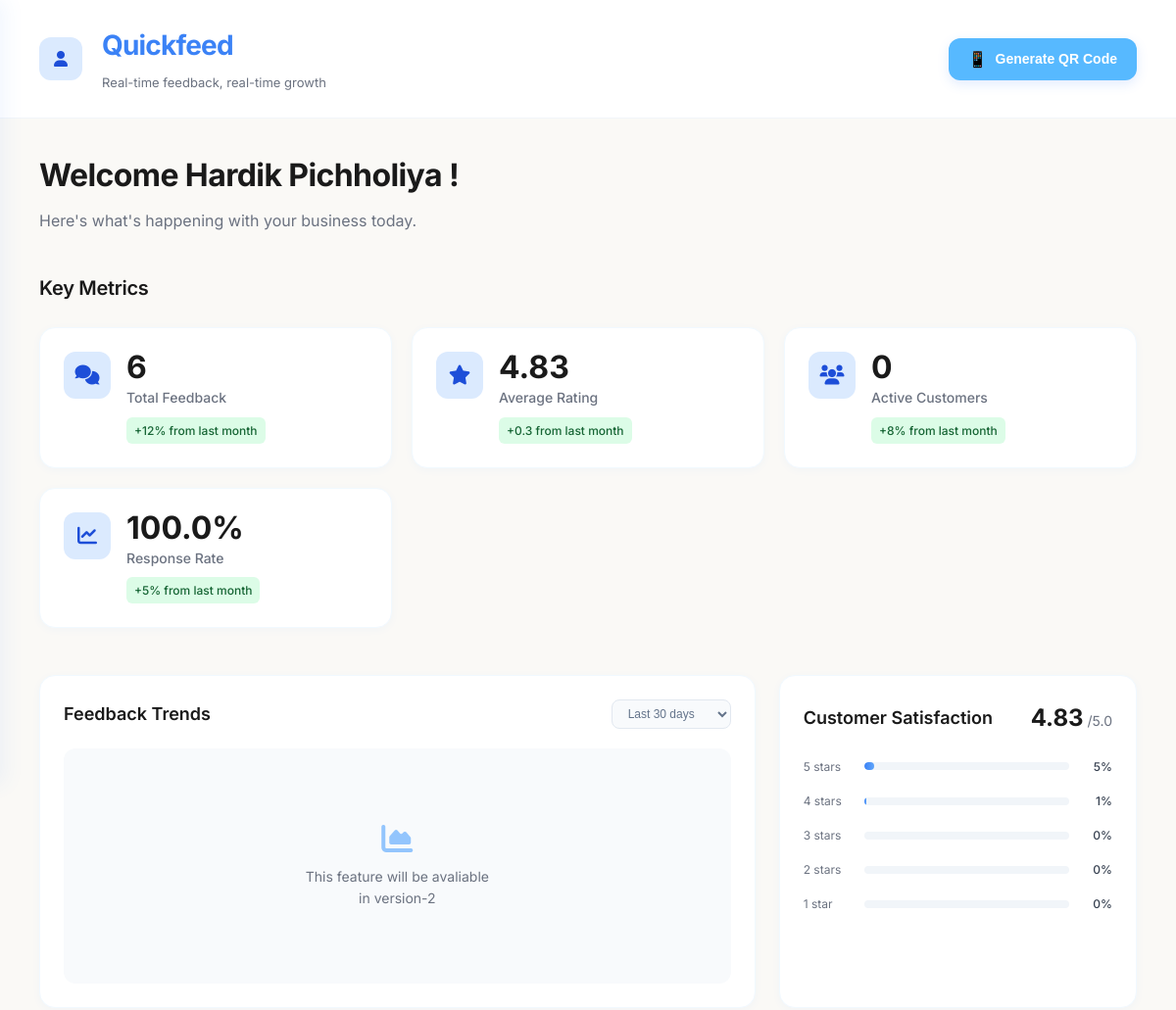
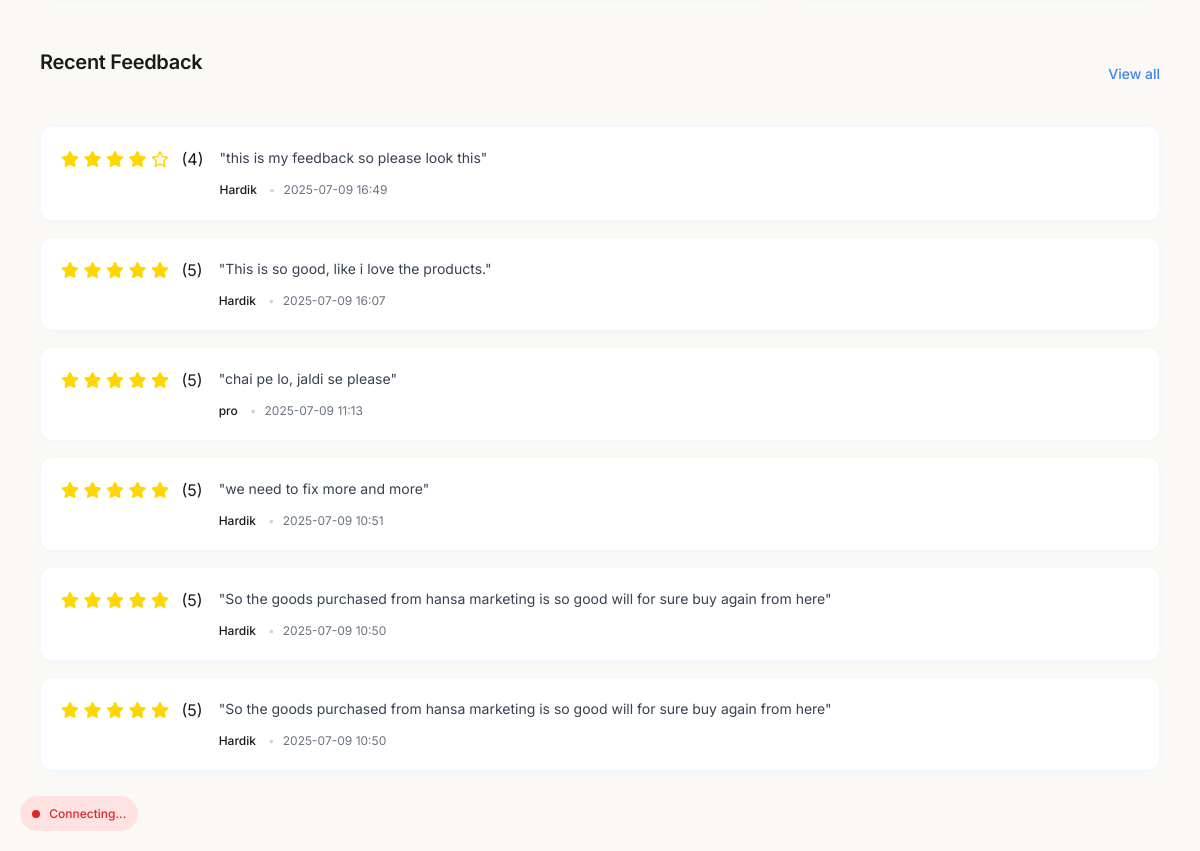
The page /dashboard (signed in) on the database its author committed (2 pictures, top to bottom).
### web/models.py (models this page shows, shortened)
class BaseUser(UserMixin, db.Model):
    __abstract__ = True
    id = db.Column(db.Integer, primary_key=True)
    first_name = db.Column(db.String(50), nullable=False)
    last_name = db.Column(db.String(50), nullable=False)
    email = db.Column(db.String(120), unique=True, nullable=False, index=True)
    password_hash = db.Column(db.String(128), nullable=False)
    created_at = db.Column(db.DateTime, default=lambda: datetime.now(timezone.utc))
    is_active = db.Column(db.Boolean, default=True, nullable=False)

class Shopkeeper(BaseUser):
    __tablename__ = 'shopkeepers'  # Changed from 'shopkeeper' to 'shopkeepers'
    shopname = db.Column(db.String(100), nullable=False)
    username = db.Column(db.String(50), unique=True, nullable=False, index=True)
    received_feedbacks = db.relationship('Feedback',
                                       foreign_keys='Feedback.shopkeeper_id',
                                       backref='shopkeeper',
                                       lazy='dynamic',
                                       cascade='all, delete-orphan')

class Feedback(db.Model):
    __tablename__ = 'feedbacks'  # Changed from 'feedback' to 'feedbacks'
    id = db.Column(db.Integer, primary_key=True)
    title = db.Column(db.String(200), nullable=False)
    content = db.Column(db.Text, nullable=False)
    rating = db.Column(db.Integer, nullable=False)
    created_at = db.Column(db.DateTime, default=lambda: datetime.now(timezone.utc))
    shopkeeper_id = db.Column(db.Integer,
                             db.ForeignKey('shopkeepers.id', ondelete='CASCADE'),
                             nullable=False)
    customer_name = db.Column(db.String(100), nullable=False)
    customer_email = db.Column(db.String(120), nullable=True)
    __table_args__ = (
        db.CheckConstraint('rating >= 1 AND rating <= 5', name='rating_range'),
        db.CheckConstraint('LENGTH(title) >= 3', name='title_min_length'),
        db.CheckConstraint('LENGTH(content) >= 10', name='content_min_length'),
    )
    @property
    def customer_display_name(self):
        return self.customer_name or "Anonymous"
    @property
    def time_ago(self):
        now = datetime.now(timezone.utc)
        if self.created_at.tzinfo is None:
            created_at_utc = self.created_at.replace(tzinfo=timezone.utc)
        else:
            created_at_utc = self.created_at
        diff = now - created_at_utc
        if diff.days > 365:
            years = diff.days // 365
            return f"{years} year{'s' if years > 1 else ''} ago"
        elif diff.days > 30:
            months = diff.days // 30
            return f"{months} month{'s' if months > 1 else ''} ago"
        elif diff.days > 0:
            return f"{diff.days} day{'s' if diff.days > 1 else ''} ago"
        elif diff.seconds > 3600:
            hours = diff.seconds // 3600
            return f"{hours} hour{'s' if hours > 1 else ''} ago"
        elif diff.seconds > 60:
            minutes = diff.seconds // 60
            return f"{minutes} minute{'s' if minutes > 1 else ''} ago"
        else:
            return "Just now"

### web/routes.py (the view, shortened to what this page needs)
    def decorated_function(*args, **kwargs):
        try:
            if not current_user.is_authenticated:
                flash('Please log in to access this page.', 'warning')
                return redirect(url_for('auth.login'))
            shopkeeper = Shopkeeper.query.get(current_user.id)
            session['shopkeeper_id'] = shopkeeper.id
            session['shopkeeper_username'] = shopkeeper.username
            session['is_shopkeeper'] = True
            return f(*args, **kwargs)
        except Exception as e:
            print(f"Error in require_shopkeeper decorator: {e}")
            flash('An error occurred while verifying your account.', 'danger')
            return redirect(url_for('auth.login'))

### web/routes.py (called while the page is built, shortened)
def require_shopkeeper(f):
    def decorated_function(*args, **kwargs):
        try:
            if not current_user.is_authenticated:
                flash('Please log in to access this page.', 'warning')
                return redirect(url_for('auth.login'))
            shopkeeper = Shopkeeper.query.get(current_user.id)
            session['shopkeeper_id'] = shopkeeper.id
            session['shopkeeper_username'] = shopkeeper.username
            session['is_shopkeeper'] = True
            return f(*args, **kwargs)
        except Exception as e:
            print(f"Error in require_shopkeeper decorator: {e}")
            flash('An error occurred while verifying your account.', 'danger')
            return redirect(url_for('auth.login'))
    decorated_function.__name__ = f.__name__
    return decorated_function

### web/templates/dashboard.html (shortened to what this page needs)
<!DOCTYPE html>
<html lang="en">
<head>
    <link rel="stylesheet" href="{{ url_for('static', filename='dashboard.css') }}">
    <link rel="stylesheet" href="https://cdnjs.cloudflare.com/ajax/libs/font-awesome/6.0.0/css/all.min.css">
</head>
<body>
    <div class="connection-status disconnected" id="connectionStatus">
        <span class="status-dot"></span>
        <span class="status-text">Connecting...</span>
    </div>
    <div class="main-content">
        <header class="header">
            <div class="header-left">
                <div class="menu-toggle" onclick="toggleSidebar()">
                    <i class="fas fa-user"></i>
                </div>
                <div class="brand-logo">
                    <h1>Quickfeed</h1>
                    <span class="brand-tagline">Real-time feedback, real-time growth</span>
                </div>
            </div>
            <div class="header-right">
                <button class="qr-btn" id="generateQRBtn">
                    <span class="qr-icon">📱</span>
                    Generate QR Code
                </button>
            </div>
        </header>
        <main class="dashboard-content">
            <section class="welcome-section">
                <h2>Welcome {{ session.get ('shopname') or current_user.first_name + ' ' + current_user.last_name}} !</h2>
                <p>Here's what's happening with your business today.</p>
            </section>
            <section class="metrics-section">
                <h3 class="section-title">Key Metrics</h3>
                <div class="metrics-grid">
                    <div class="metric-item">
                        <div class="metric-icon">
                            <i class="fas fa-comments"></i>
                        </div>
                        <div class="metric-content">
                            <div class="metric-value" id="totalFeedbackCount">{{ total_feedback or 0 }}</div>
                            <div class="metric-label">Total Feedback</div>
                            <div class="metric-change positive">+12% from last month</div>
                        </div>
                    </div>
                    <div class="metric-item">
                        <div class="metric-icon">
                            <i class="fas fa-star"></i>
                        </div>
                        <div class="metric-content">
                            <div class="metric-value" id="averageRating">{{ average_rating or 0.0 }}</div>
                            <div class="metric-label">Average Rating</div>
                            <div class="metric-change positive">+0.3 from last month</div>
                        </div>
                    </div>
                    <div class="metric-item">
                        <div class="metric-icon">
                            <i class="fas fa-users"></i>
                        </div>
                        <div class="metric-content">
                            <div class="metric-value" id="activeCustomers">{{ active_customers or 0 }}</div>
                            <div class="metric-label">Active Customers</div>
                            <div class="metric-change positive">+8% from last month</div>
                        </div>
                    </div>
                    <div class="metric-item">
                        <div class="metric-icon">
                            <i class="fas fa-chart-line"></i>
                        </div>
                        <div class="metric-content">
                            <div class="metric-value" id="responseRate">{{ response_rate or 0 }}%</div>
                            <div class="metric-label">Response Rate</div>
                            <div class="metric-change positive">+5% from last month</div>
                        </div>
                    </div>
                </div>
            </section>
            <section class="charts-section">
                <div class="charts-grid">
                    <div class="chart-container">
                        <div class="chart-header">
                            <h3>Feedback Trends</h3>
                            <select class="chart-filter">
                                <option>Last 30 days</option>
                            </select>
                        </div>
                        <div class="chart-content">
                            <div class="chart-placeholder">
                                <i class="fas fa-chart-area"></i>
                                <p>This feature will be avaliable in version-2</p>
                            </div>
                        </div>
                    </div>
                    <div class="chart-container">
                        <div class="chart-header">
                            <h3>Customer Satisfaction</h3>
                            <div class="satisfaction-score">
                                <span class="score-value" id="satisfactionScore">{{ average_rating or 0.0 }}</span>
                                <span class="score-max">/5.0</span>
                            </div>
                        </div>
                        <div class="chart-content">
                            <div class="satisfaction-breakdown" id="satisfactionBreakdown">
                                {% for rating in range(5, 0, -1) %}
                                <div class="satisfaction-bar">
                                    <div class="bar-label">{{ rating }} star{{ 's' if rating != 1 else '' }}</div>
                                    <div class="bar-container">
                                        <div class="bar-fill"
                                         data-rating="{{ rating }}"
                                         style="width: {{ (rating_distribution[rating] if rating_distribution and rating_distribution[rating] is not none else 0) | round(2) }}%"></div>
                                    </div>
                                    <div class="bar-value" data-rating-value="{{ rating }}">{{ rating_distribution[rating] if rating_distribution else 0 }}%</div>
                                </div>
                                {% endfor %}
                            </div>
                        </div>
                    </div>
                </div>
            </section>
            <section class="feedback-section">
                <div class="section-header">
                    <h3 class="section-title">Recent Feedback</h3>
                    <a href="/dashboard/my-feedback" class="view-all-link">View all</a>
                </div>
                <div class="feedback-list" id="feedbackList">
                    {% if all_recent_feedback %}
                        {% for feedback in all_recent_feedback %}
                        <div class="feedback-item" data-feedback-id="{{ feedback.id }}">
                            <div class="feedback-rating-stars">
    {% for i in range(1, 6) %}
        {% if i <= feedback.rating %}
            <i class="fas fa-star" style="color: gold;"></i>
        {% else %}
            <i class="far fa-star" style="color: gold;"></i>
        {% endif %}
    {% endfor %}
    <span style="margin-left: 8px;">({{ feedback.rating }})</span>
</div>
                            <div class="feedback-content">
                                <div class="feedback-text">"{{ feedback.content[:100] }}{% if feedback.content|length > 100 %}...{% endif %}"</div>
                                <div class="feedback-meta">
                                    <span class="customer-name">{{ feedback.customer_name or 'Anonymous' }}</span>
                                    <span class="feedback-time">{{ feedback.created_at.strftime('%Y-%m-%d %H:%M') }}</span>
                                </div>
                            </div>
                        </div>
                        {% endfor %}
                    {% else %}
                        <div class="feedback-item" id="noFeedbackMessage">
                            <div class="feedback-content">
                                <div class="feedback-text">No feedback yet. Share your QR code to start receiving feedback!</div>
                            </div>
                        </div>
                    {% endif %}
                </div>
            </section>
        </main>
    </div>
</body>
</html>

### rows shown on the page
Shopkeeper: first_name+last_name "Hardik Pichholiya"
Feedback: rating "4", content "this is my feedback so please look this", customer_name "Hardik", created_at "2025-07-09 16:49"
Feedback: rating "5", content "This is so good, like i love the products.", customer_name "Hardik", created_at "2025-07-09 16:07"
Feedback: rating "5", content "chai pe lo, jaldi se please", customer_name "pro", created_at "2025-07-09 11:13"
Feedback: rating "5", content "we need to fix more and more", customer_name "Hardik", created_at "2025-07-09 10:51"
Feedback: rating "5", content "So the goods purchased from hansa marketing is so good will for sure buy again from here", customer_name "Hardik", created_at "2025-07-09 10:50"
Feedback: rating "5", content "So the goods purchased from hansa marketing is so good will for sure buy again from here", customer_name "Hardik", created_at "2025-07-09 10:50"

### other values the page prints
{{ total_feedback or 0 }} "6"
{{ average_rating or 0.0 }} "4.83"
{{ active_customers or 0 }} "0"
{{ response_rate or 0 }} "100.0"
{{ rating }} "5" "4" "3" "2" "1"
{{ 's' if rating != 1 else '' }} "s" "s" "s" "s"
{{ rating_distribution[rating] if rating_distribution else 0 }} "5" "1" "0" "0" "0"
